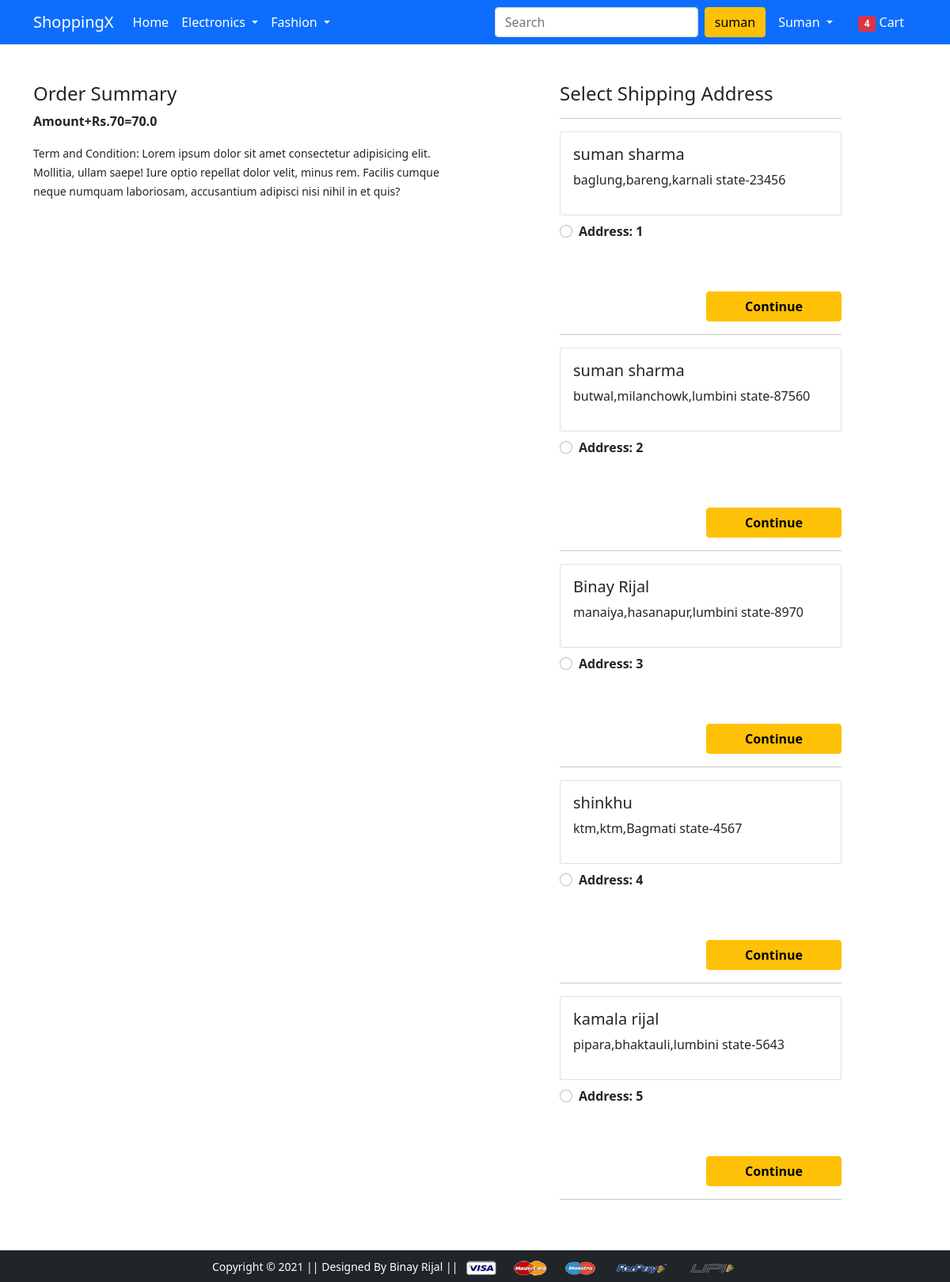
/checkout/ (signed in), run on the app's committed database.
### app/models.py (models this page shows, shortened)
class Customer(models.Model):
    user=models.ForeignKey(User,on_delete=models.CASCADE)
    name=models.CharField(max_length=50)
    locality=models.CharField(max_length=100)
    city=models.CharField(max_length=100)
    zipcode=models.IntegerField()
    state=models.CharField(choices=STATE_CHOICES,max_length=100)

### app/views.py (the view)
# urls.py: path('checkout/', views.checkout, name='checkout'),
def checkout(request):
 add=Customer.objects.filter(user=request.user)
 cart_item=Cart.objects.filter(user=request.user)
 amount=0.0
 shipping=70.0
 cart_product=[p for p in Cart.objects.all() if p.user==request.user]
 for p in cart_product:
  tempamount=(p.quantity*p.product.lastprice)
  amount+=tempamount
 totalamount=amount+shipping
 return render(request, 'app/checkout.html',{'add':add,'totalamount':totalamount,'cartitem':cart_item})

### app/templates/app/checkout.html (shortened to what this page needs)
{% extends 'app/base.html' %}
{% load static %}
{% block main-content %}
<div class="container">
 <div class="row mt-5">
  <div class="col-sm-6">
    <h4>Order Summary</h4>
      <p class="fw-bold">Amount+Rs.70={{totalamount}}</p>
    <small>Term and Condition: Lorem ipsum dolor sit amet consectetur adipisicing elit. Mollitia, ullam saepe! Iure optio repellat dolor velit, minus rem. Facilis cumque neque numquam laboriosam, accusantium adipisci nisi nihil in et quis?</small>
  </div>
  <div class="col-sm-4 offset-sm-1">
    <h4>Select Shipping Address</h4>
    <hr>
    <form action="/paymentdone">
      {%for a in add%}
      <div class="card">
        <div class="card-body">
        <h5>{{a.name}}</h5>
        <p>{{a.city}},{{a.locality}},{{a.state}}-{{a.zipcode}}</p>
        </div>
      </div>
        <div class="form-check mt-2 mb-5">
          <input class="form-check-input" type="radio" name="custid" id="custid{{forloop.counter}}" value="{{a.id}}">
          <label class="form-check-label fw-bold" for="custid{{forloop.counter}}">
            Address: {{forloop.counter}} </label>
        </div>
        <div class="text-end">
          <button type="submit" class="btn btn-warning mt-3 px-5 fw-bold">Continue</button>
        </div>
        <hr>
        {%endfor%}
      </form>
    </div>
  </div>
</div>
{% endblock main-content %}

### app/templates/app/base.html (shortened to what this page needs)
<!doctype html>
{% load static %}
<html lang="en">
  <head>
    <link href="https://cdn.jsdelivr.net/npm/bootstrap@5.0.0-beta1/dist/css/bootstrap.min.css" rel="stylesheet">
    <link rel="stylesheet" href="{% static 'app/css/owl.carousel.min.css' %}">
    <link rel="stylesheet" href="{% static 'app/css/all.min.css' %}">
    <link rel="stylesheet" href="{% static 'app/css/style.css' %}">
  </head>
  <body>
    <nav class="navbar navbar-expand-lg navbar-dark bg-primary">
     <div class="container">
       <a class="navbar-brand" href="/">ShoppingX</a>
       <div class="collapse navbar-collapse" id="navbarSupportedContent">
         <ul class="navbar-nav me-auto mb-2 mb-lg-0">
           <li class="nav-item">
             <a class="nav-link active" aria-current="page" href="/">Home</a>
           </li>
           <li class="nav-item dropdown">
             <a class="nav-link dropdown-toggle text-white" href="#" id="electronicsDropdown" role="button" data-bs-toggle="dropdown" aria-expanded="false">
               Electronics
             </a>
           </li>
           <li class="nav-item dropdown">
             <a class="nav-link dropdown-toggle text-white" href="#" id="fashionDropdown" role="button" data-bs-toggle="dropdown" aria-expanded="false">
               Fashion
             </a>
           </li>
         </ul>
         <form class="d-flex">
           <input class="form-control me-2" type="search" placeholder="Search" aria-label="Search">
           <button class="btn btn-warning" type="submit">{{request.user.username}}</button>
         </form>
         <div>
          <ul class="navbar-nav me-auto mb-2 mb-lg-0">
            {%if request.user.is_authenticated%}
            <li class="nav-item dropdown mx-2">
              <a class="nav-link dropdown-toggle text-white" href="#" id="profileDropdown" role="button" data-bs-toggle="dropdown" aria-expanded="false">
                {{request.user.username|capfirst}}
              </a>
            </li>
            <li class="nav-item mx-2">
             <a href="{% url 'showcart' %}" class="nav-link text-white"><span class="badge bg-danger">4</span> Cart </a>
            </li>
            {%endif%}
          </ul>
         </div>
       </div>
     </div>
    </nav>
    {% block main-content %} {% endblock main-content %}
    <footer class="container-fluid bg-dark text-center p-2 mt-5">
        <small class="text-white">Copyright &copy; 2021 || Designed By Binay Rijal || </small>
        <img src="{% static 'app/images/payment.png' %}" alt="" srcset="" class="img-fluid" height="2px">
    </footer>
  </body>
</html>

### data on the page
Customer: name "suman sharma", city "baglung", locality "bareng", state "karnali state", zipcode "23456"
Customer: name "suman sharma", city "butwal", locality "milanchowk", state "lumbini state", zipcode "87560"
Customer: name "Binay Rijal", city "manaiya", locality "hasanapur", state "lumbini state", zipcode "8970"
Customer: name "shinkhu", city "ktm", locality "ktm", state "Bagmati state", zipcode "4567"
Customer: name "kamala rijal", city "pipara", locality "bhaktauli", state "lumbini state", zipcode "5643"

### other printed values
{{ request.user.username }} "suman"
{{ request.user.username|capfirst }} "Suman"
{{ totalamount }} "70.0"
